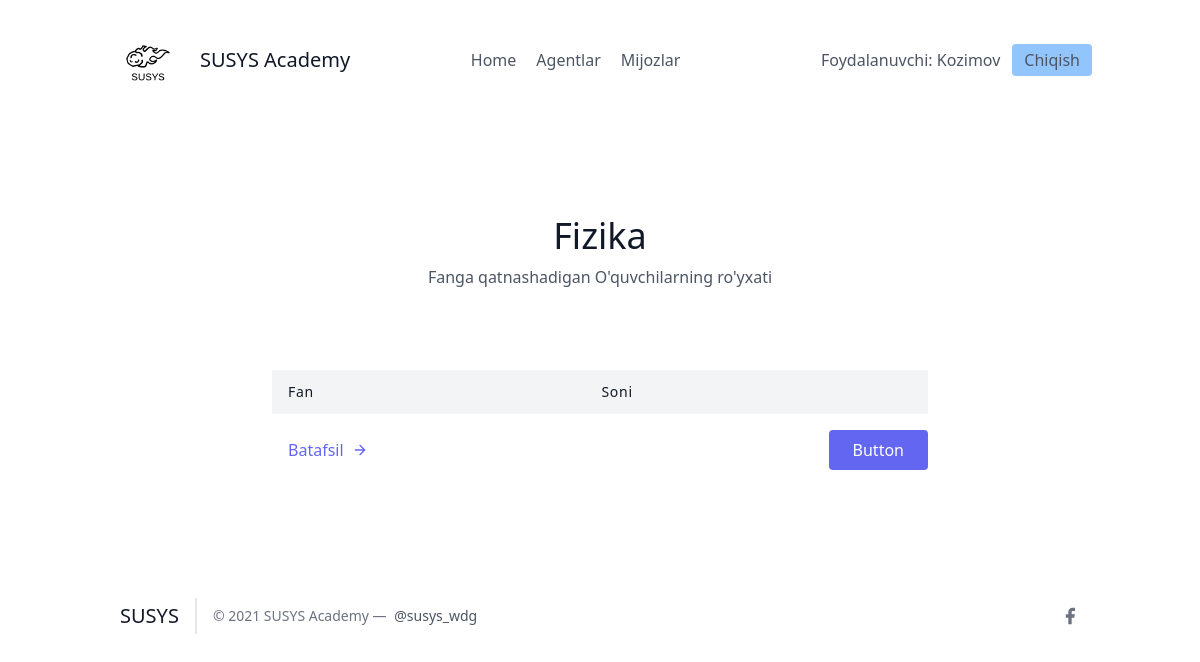
The page /leads/categories/2 (signed in) on the database as committed earlier.
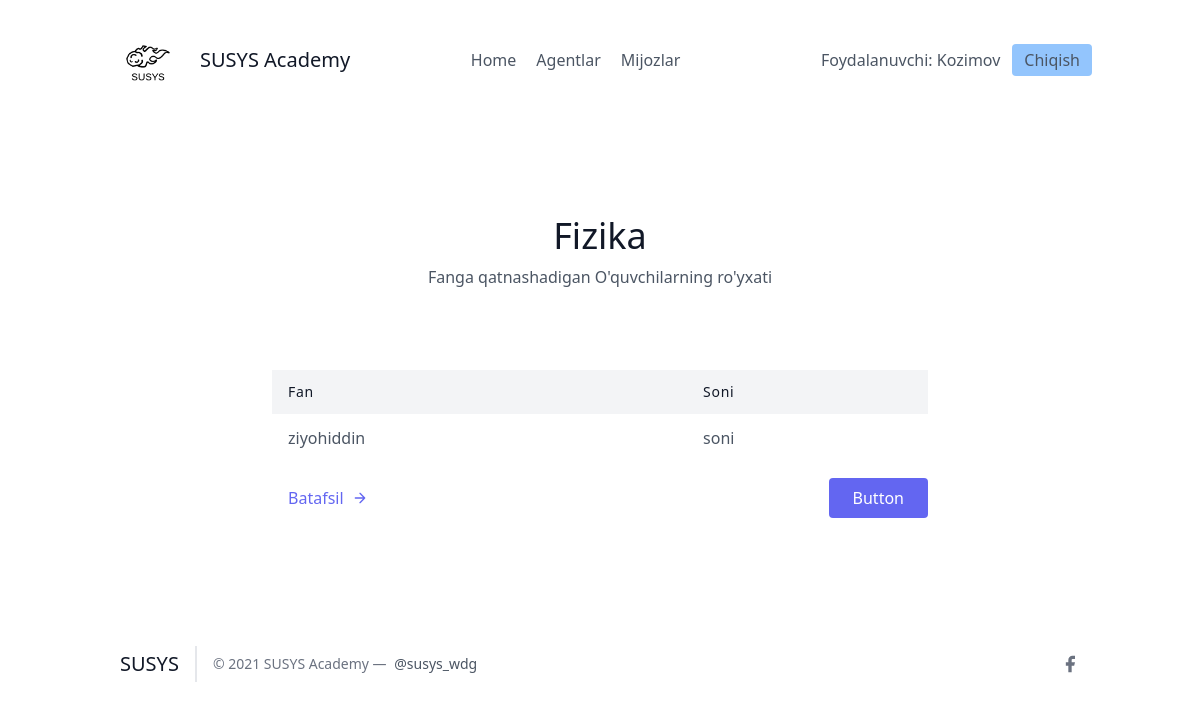
The same page on the database as committed later.
### leads/models.py (models this page shows, shortened)
class Lead(models.Model):
    ismi = models.CharField(max_length=20)
    familiyasi = models.CharField(max_length=20)
    yoshi = models.IntegerField(default=0)
    organisation = models.ForeignKey(UserProfile, on_delete=models.CASCADE)
    agent = models.ForeignKey("Agent", null=True, blank=True, on_delete=models.SET_NULL)
    category = models.ForeignKey("Category", related_name="leads", null=True, blank=True, on_delete=models.SET_NULL)

### leads/views.py (the view)
# urls.py: path('categories/<int:pk>', CategoryDetailView.as_view(), name="category")
class CategoryDetailView(LoginRequiredMixin, DetailView):
    template_name = "leads/category_detail.html"
    context_object_name = "category"
    def get_queryset(self):
        user = self.request.user
        if user.is_organisor:
            queryset = Category.objects.filter(
                organisation = user.userprofile
            )
        else:
            queryset = Category.objects.filter(
                organisation = user.agent.organisation
            )
        return queryset

### leads/templates/leads/category_detail.html (shortened to what this page needs)
{% extends 'base.html' %}
{% block content %}
    <section class="text-gray-600 body-font">
    <div class="container px-5 py-24 mx-auto">
      <div class="flex flex-col text-center w-full mb-20">
        <h1 class="sm:text-4xl text-3xl font-medium title-font mb-2 text-gray-900">{{ category.nomi }}</h1>
        <p class="lg:w-2/3 mx-auto leading-relaxed text-base">Fanga qatnashadigan O'quvchilarning ro'yxati</p>
      </div>
      <div class="lg:w-2/3 w-full mx-auto overflow-auto">
        <table class="table-auto w-full text-left whitespace-no-wrap">
          <thead>
            <tr>
              <th class="px-4 py-3 title-font tracking-wider font-medium text-gray-900 text-sm bg-gray-100">Fan</th>
              <th class="px-4 py-3 title-font tracking-wider font-medium text-gray-900 text-sm bg-gray-100">Soni</th>
            </tr>
          </thead>
          <tbody>
            {% for lead in category.leads.all %}
            <tr>
              <td class="px-4 py-3"><a class="hover:text-blue-500" href="{% url 'leads:detallar' lead.pk %}">{{ lead.ismi }}</a></td>
              <td class="px-4 py-3">soni</td>
            </tr>
            {% endfor %}
          </tbody>
        </table>
      </div>
      <div class="flex pl-4 mt-4 lg:w-2/3 w-full mx-auto">
        <a class="text-indigo-500 inline-flex items-center md:mb-2 lg:mb-0">Batafsil
          <svg fill="none" stroke="currentColor" stroke-linecap="round" stroke-linejoin="round" stroke-width="2" class="w-4 h-4 ml-2" viewBox="0 0 24 24">
            <path d="M5 12h14M12 5l7 7-7 7"></path>
          </svg>
        </a>
        <button class="flex ml-auto text-white bg-indigo-500 border-0 py-2 px-6 focus:outline-none hover:bg-indigo-600 rounded">Button</button>
      </div>
    </div>
    </section>
{% endblock %}

Rows that differ between the two databases and show on the page:
now on this page (row edited): Lead: ismi "ziyohiddin"
